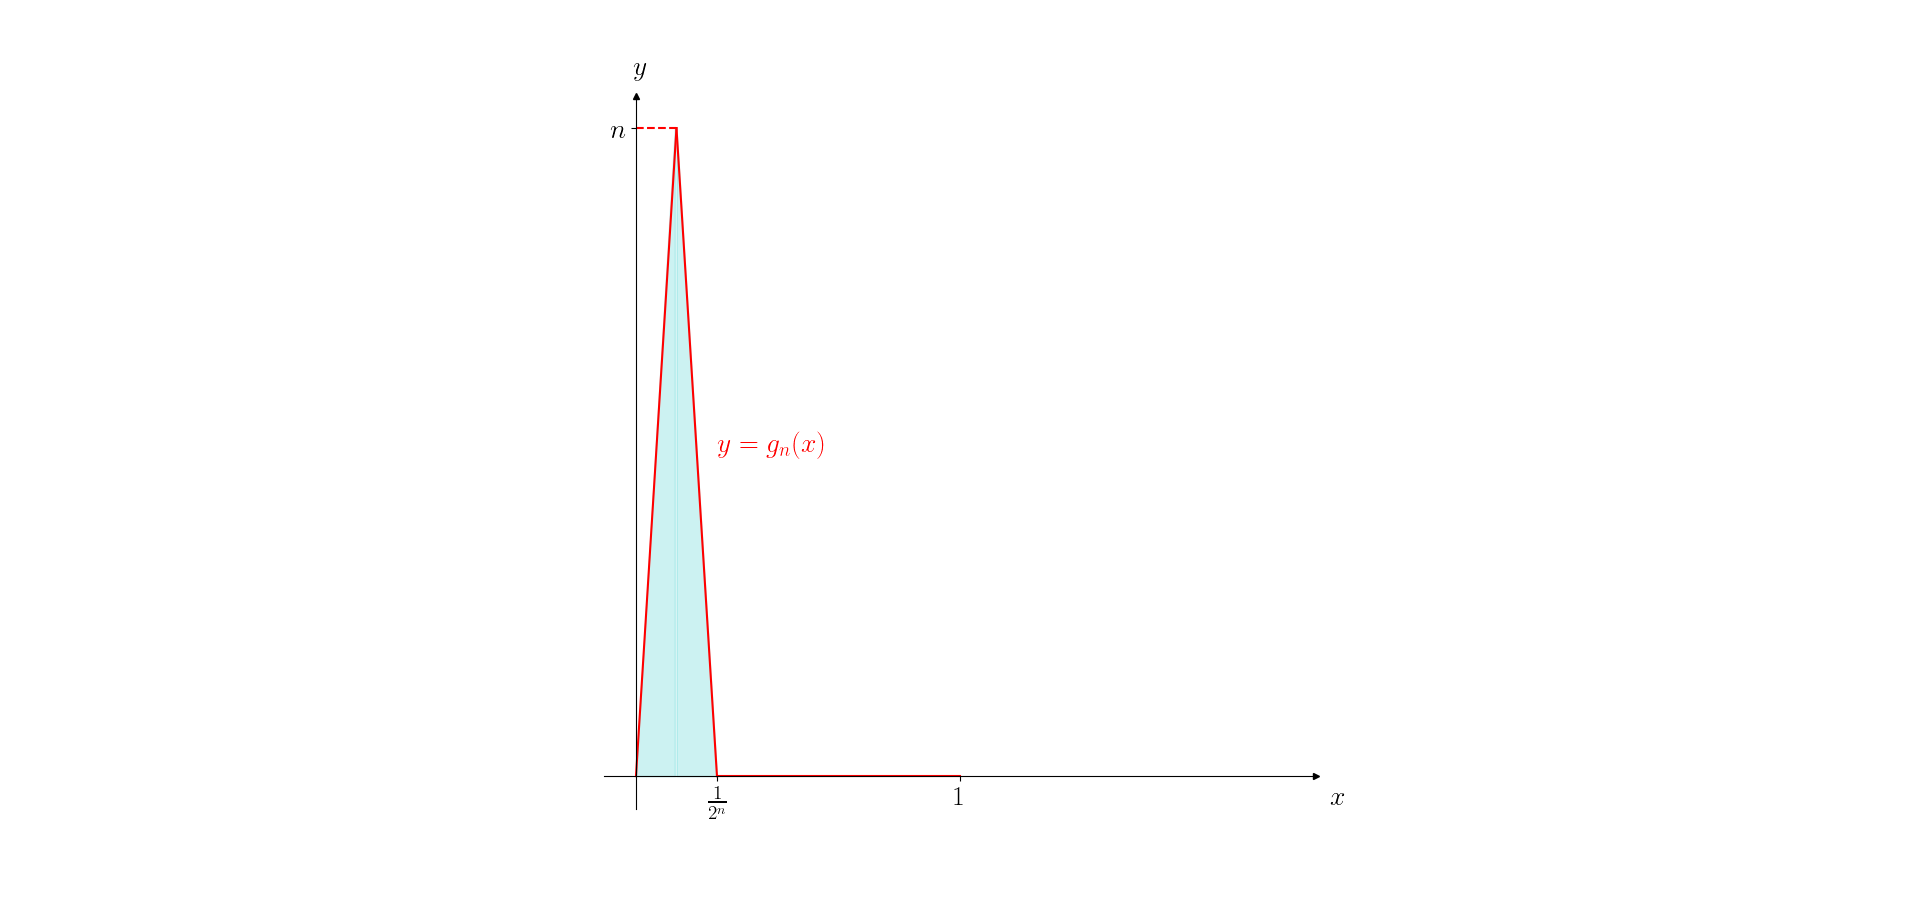

Write the Python code that produced this figure.
import matplotlib as mpl
import matplotlib.pyplot as plt
import numpy as np 

plt.rcParams['text.usetex'] = True #using latex
mpl.rcParams.update({'font.size': 20}) #font size

fig, ax1 = plt.subplots()

# Select length of axes and the space between tick labels
xmin, xmax, ymin, ymax = -.1, 2.1, -.1, 2.1

# Set identical scales for both axes
ax1.set(xlim=(xmin, xmax), ylim=(ymin, ymax), aspect=1)

# Set bottom and left spines as x and y axes of coordinate system
ax1.spines['bottom'].set_position('zero')
ax1.spines['left'].set_position('zero')

# Remove top and right spines
ax1.spines['top'].set_visible(False)
ax1.spines['right'].set_visible(False)

# Create 'x' and 'y' labels placed at the end of the axes
ax1.set_xlabel('$x$', labelpad=-24, x=1.03)
ax1.set_ylabel('$y$', labelpad=-21, y=1.02, rotation=0)

# Draw arrows
arrow_fmt = dict(markersize=4, color='black', clip_on=False)
ax1.plot((1), (0), marker='>', transform=ax1.get_yaxis_transform(), **arrow_fmt)
ax1.plot((0), (1), marker='^', transform=ax1.get_xaxis_transform(), **arrow_fmt)


# Plot lines
ax1.plot([0, 1/8], [0,2], color="r")
ax1.plot([1/8, 1/4], [2,0], color="r")
ax1.plot([1/4, 1], [0, 0], color="r")
ax1.plot([0, 1/8], [2, 2], color="r", ls="--")


# Use tex in labels
ax1.set_xticks([1/4, 1])
ax1.set_xticklabels([r"$\frac{1}{2^n}$", r"$1$"])
ax1.set_yticks([2])
ax1.set_yticklabels([r"$n$"])

# Fill area
ax1.fill_between(x=[0, 1/8-.005], y1=[0, 2], color='c', alpha=.2)
ax1.fill_between(x=[1/8, 1/4], y1=[2, 0], color='c', alpha=.2)




#Add text
ax1.text(1/4, 1, r"$y=g_n(x)$", color="r")






plt.tight_layout()
plt.show()
